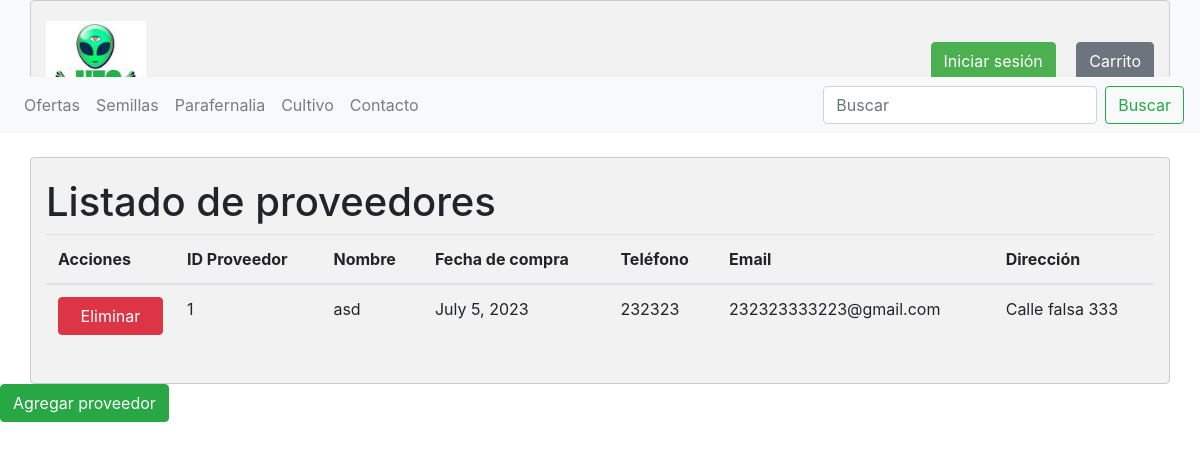
The page /panel/ on the database as committed earlier.
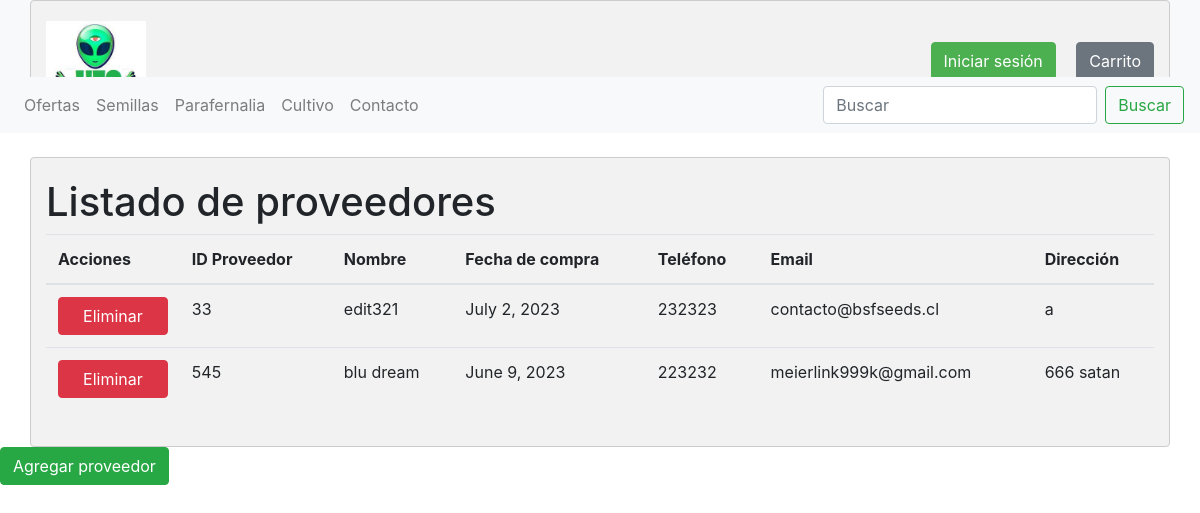
The same page on the database as committed later.
### store/models.py (models this page shows, shortened)
class Proveedor(models.Model):
    id_prov = models.CharField(primary_key=True, max_length=10)
    nombre = models.CharField(max_length=20)
    fecha_compra = models.DateField(blank=False, null=False)
    telefono = models.CharField(max_length=45)
    email = models.EmailField(unique=True, max_length=100, blank=True, null=True)
    direccion = models.CharField(max_length=50, blank=True, null=True)

### store/views.py (the view)
# urls.py: path('panel/', views.panel_view, name='panel'),
def panel_view(request):
    lista_proveedor = Proveedor.objects.all()
    context = {"proveedores": lista_proveedor}
    return render(request, 'store/panel.html', context)

### store/templates/store/panel.html (shortened to what this page needs)
{% load static %}
<!DOCTYPE html>
<html lang="en">
    <head>
        <link rel="stylesheet" href="{% static 'css/style.css' %}">
        <link rel="stylesheet" href="https://maxcdn.bootstrapcdn.com/bootstrap/4.0.0/css/bootstrap.min.css">
    </head>
<body>
    <header class="bg-light">
        <div class="container">
            <div class="row justify-content-between align-items-center">
                <div class="col-auto">
                    <a href="{% url 'index' %}">
                        <img src="{% static 'img/icono.png' %}">
                    </a>
                </div>
                <div class="col-auto">
                    <a href="{% url 'login' %}" class="btn btn-primary mr-3">Iniciar sesión</a>
                    <a href="{% url 'carrito' %}" class="btn btn-secondary">Carrito</a>
                </div>
            </div>
        </div>
    </header>
    <nav class="navbar navbar-expand-lg navbar-light bg-light">
        <div class="collapse navbar-collapse" id="collapsibleNavbar">
            <ul class="navbar-nav mr-auto">
                <li class="nav-item">
                    <a class="nav-link" href="{% url 'ofertas' %}">Ofertas</a>
                </li>
                <li class="nav-item">
                    <a class="nav-link" href="{% url 'semillas' %}">Semillas</a>
                </li>
                <li class="nav-item">
                    <a class="nav-link" href="{% url 'parafernalia' %}">Parafernalia</a>
                </li>
                <li class="nav-item">
                    <a class="nav-link" href="{% url 'cultivo' %}">Cultivo</a>
                </li>
                <li class="nav-item">
                    <a class="nav-link" href="{% url 'contacto' %}">Contacto</a>
                </li>
            </ul>
            <form class="form-inline my-2 my-lg-0">
                <input class="form-control mr-sm-2" type="search" placeholder="Buscar" aria-label="Search">
                <button class="btn btn-outline-success my-2 my-sm-0" type="submit">Buscar</button>
            </form>
        </div>
      </nav>
      <div class="container mt-4">
        <h1>Listado de proveedores</h1>
        <table class="table">
            <thead>
                <tr>
                    <th scope="col">Acciones</th>
                    <th scope="col">ID Proveedor</th>
                    <th scope="col">Nombre</th>
                    <th scope="col">Fecha de compra</th>
                    <th scope="col">Teléfono</th>
                    <th scope="col">Email</th>
                    <th scope="col">Dirección</th>
                </tr>
            </thead>
            <tbody>
                {% for proveedor in proveedores %}
                <tr>
                    <td>
                        {% if proveedor.id_prov %}
                        <form action="{% url 'eliminar_proveedor' pk=proveedor.id_prov %}" method="POST">
                            <button type="submit" class="btn btn-danger">Eliminar</button>
                        </form>
                        {% else %}
                        ID de proveedor no válido
                        {% endif %}
                    </td>
                    <td>{{ proveedor.id_prov }}</td>
                    <td>{{ proveedor.nombre }}</td>
                    <td>{{ proveedor.fecha_compra }}</td>
                    <td>{{ proveedor.telefono }}</td>
                    <td>{{ proveedor.email }}</td>
                    <td>{{ proveedor.direccion }}</td>
                </tr>
                {% endfor %}
            </tbody>
        </table>
    </div>
    <a href="{% url 'agregar_proveedor' %}" class="btn btn-success">Agregar proveedor</a>
</body>
</html>

Rows that differ between the two databases and show on the page:
removed Proveedor: shows "Eliminar", id_prov "1", nombre "asd", fecha_compra "July 5, 2023", telefono "232323", email "232323333223@gmail.com", direccion "Calle falsa 333"
added Proveedor: shows "Eliminar", id_prov "33", nombre "edit321", fecha_compra "July 2, 2023", telefono "232323", email "contacto@bsfseeds.cl", direccion "a"
added Proveedor: shows "Eliminar", id_prov "545", nombre "blu dream", fecha_compra "June 9, 2023", telefono "223232", email "meierlink999k@gmail.com", direccion "666 satan"
